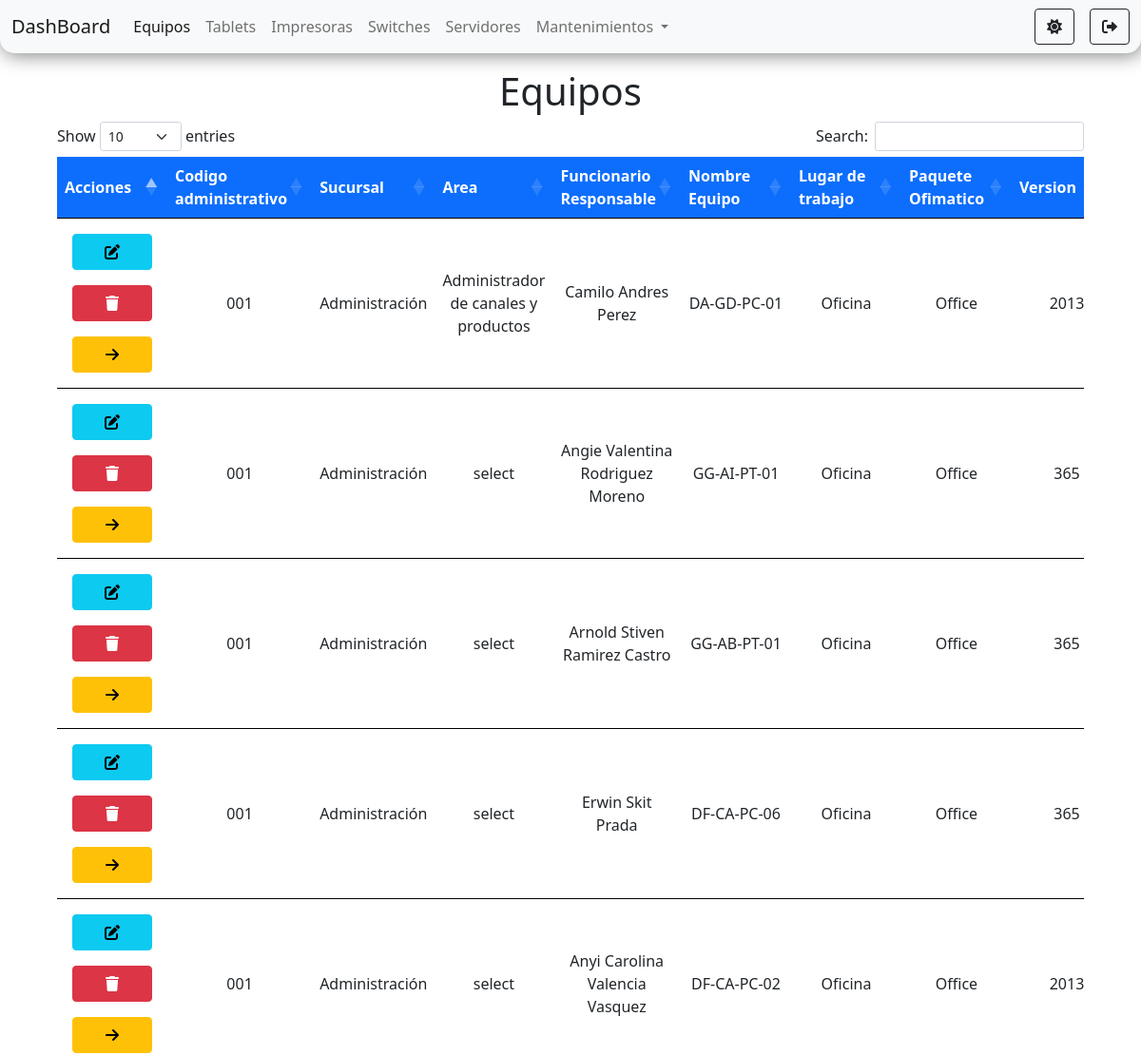
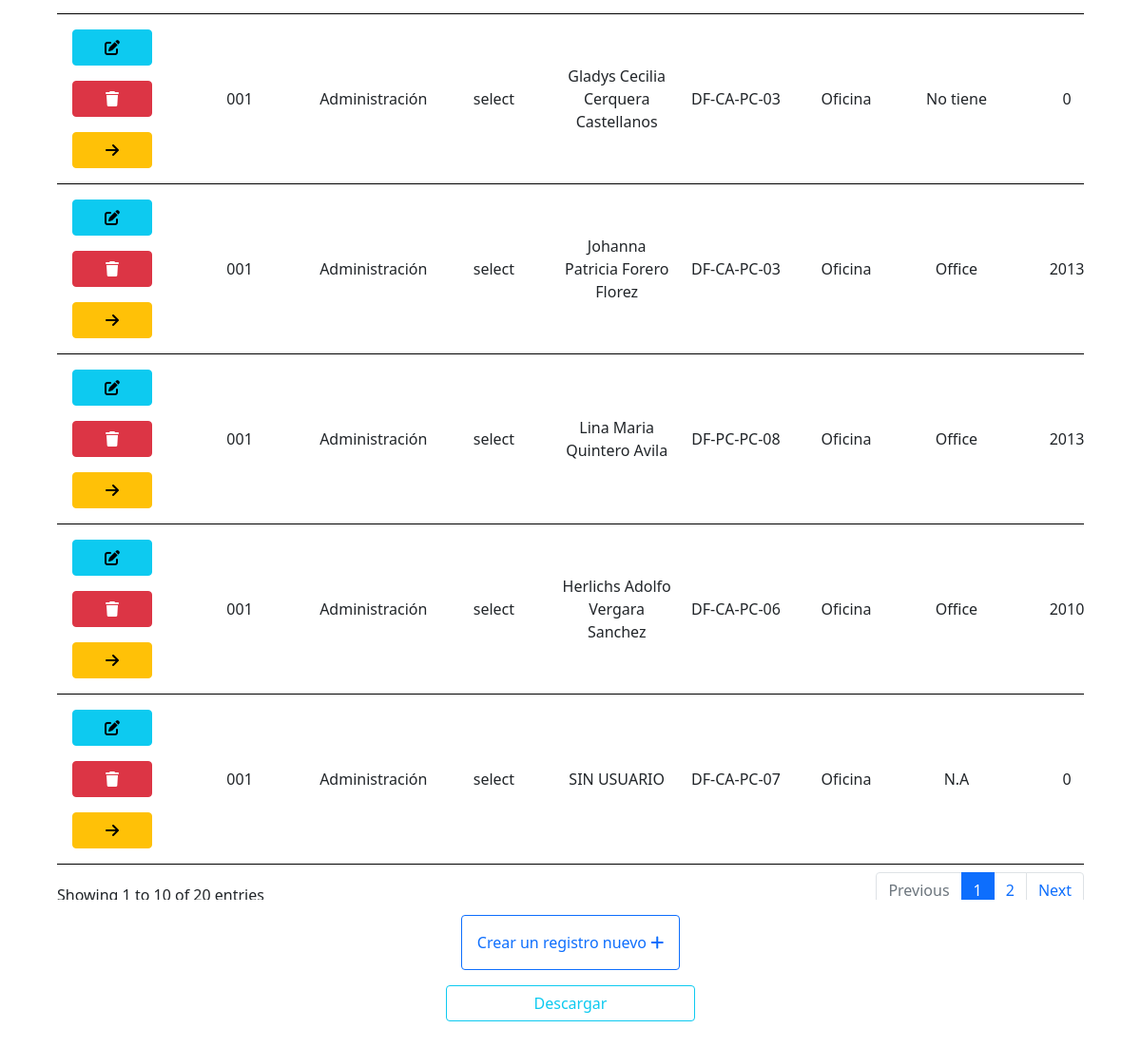
The page /pages/equipos/equipos1.php (signed in) on the database its author committed (2 pictures, top to bottom).
### tables this page shows
CREATE TABLE `equipos` (
  `id` int(11) NOT NULL,
  `codigo_administrativo` varchar(11) DEFAULT NULL,
  `sucursal` varchar(50) DEFAULT 'select',
  `area` varchar(50) DEFAULT 'select',
  `funcionario_responsable` varchar(50) DEFAULT NULL,
  `nombre_equipo` varchar(20) DEFAULT NULL,
  `lugar_de_trabajo` varchar(10) DEFAULT NULL,
  `paquete_ofimatico` varchar(10) DEFAULT NULL,
  `version_office` varchar(5) DEFAULT NULL,
  `novedades` varchar(100) DEFAULT NULL,
  `tipo_equipo` varchar(15) DEFAULT 'select',
  `marca` varchar(100) DEFAULT 'select',
  `modelo` varchar(100) DEFAULT NULL,
  `serial` varchar(100) DEFAULT NULL,
  `fecha_fabricacion` date DEFAULT NULL,
  `procesador` varchar(100) DEFAULT 'select',
  `generacion_procesador` varchar(100) DEFAULT NULL,
  `nucleos` int(11) DEFAULT NULL,
  `velocidad_mz` int(11) DEFAULT NULL,
  `ram_gb` int(11) DEFAULT NULL,
  `tipo_memoria` varchar(100) DEFAULT 'select',
  `adaptador_multimedia` varchar(100) DEFAULT NULL,
  `adaptador_video` varchar(100) DEFAULT NULL,
  `marca_disco_duro` varchar(100) DEFAULT 'select',
  `capacidad_disco` varchar(100) DEFAULT NULL,
  `tipo_disco` varchar(100) DEFAULT 'select',
  `red_ethernet` varchar(100) DEFAULT NULL,
  `ip` varchar(100) DEFAULT NULL,
  `mac_ethernet` varchar(100) DEFAULT NULL,
  `red_wifi` varchar(100) DEFAULT NULL,
  `mac` varchar(100) DEFAULT NULL,
  `marca_monitor` varchar(100) DEFAULT NULL,
  `tipo_monitor` varchar(100) DEFAULT NULL,
  `serial_monitor` varchar(100) DEFAULT NULL,
  `modelo_monitor` varchar(100) DEFAULT NULL,
  `pulgadas` varchar(60) DEFAULT NULL,
  `cables_poder` int(60) DEFAULT NULL,
  `vga` int(60) DEFAULT NULL,
  `pass_core` int(60) DEFAULT NULL,
  `bateria` varchar(100) DEFAULT NULL,
  `carga_electrica` varchar(100) DEFAULT NULL,
  `cargador` varchar(100) DEFAULT NULL,
  `voltaje` varchar(100) DEFAULT NULL,
  `salida_plug` varchar(100) DEFAULT NULL,
  `os` varchar(100) DEFAULT NULL,
  `bit` int(11) DEFAULT NULL,
  `licencia` varchar(100) DEFAULT NULL,
  `repotencializado` varchar(100) DEFAULT NULL
);

### pages/equipos/equipos1.php (the view, shortened to what this page needs)
<?php
    require_once("../../connection/connection.php");
    $sql = "SELECT * FROM equipos";
    $result = $connection->query($sql);
?>
<!doctype html>
<html lang="es">
<head>
    <link rel="stylesheet" href="https://cdnjs.cloudflare.com/ajax/libs/font-awesome/6.0.0-beta2/css/all.min.css"
 />
    <link href="https://cdn.jsdelivr.net/npm/bootstrap@5.1.2/dist/css/bootstrap.min.css" rel="stylesheet"
>
    <link rel="stylesheet" href="https://cdn.datatables.net/1.11.3/css/dataTables.bootstrap5.min.css">
    <link rel="stylesheet" href="../../styles/styles.css">
</head>
<body id="body">
    <nav class="navbar navbar-expand-lg navbar-light bg-light" id="navbar">
        <div class="container-fluid">
            <a class="navbar-brand" href="../../components/router.php?page=dashboard">DashBoard</a>
            <div class="collapse navbar-collapse" id="navbarSupportedContent">
                <ul class="navbar-nav me-auto mb-2 mb-lg-0">
                    <li class="nav-item">
                        <a class="nav-link active" aria-current="page"
                            href="../../components/router.php?page=equipos">Equipos</a>
                    </li>
                    <li class="nav-item">
                        <a class="nav-link" href="../../components/router.php?page=tablets">Tablets</a>
                    </li>
                    <li class="nav-item">
                        <a class="nav-link" href="../../components/router.php?page=impresoras">Impresoras</a>
                    </li>
                    <li class="nav-item">
                        <a class="nav-link" href="../../components/router.php?page=switches">Switches</a>
                    </li>
                    <li class="nav-item">
                        <a class="nav-link" href="../../components/router.php?page=servidores">Servidores</a>
                    </li>
                    <li class="nav-item dropdown">
                        <a class="nav-link dropdown-toggle" href="#" id="navbarScrollingDropdown" role="button"
                            data-bs-toggle="dropdown" aria-expanded="false">
                            Mantenimientos
                        </a>
                    </li>
                </ul>
                <div class="d-flex">
                    <button class="btn me-3 btn-outline-dark" id="btn-oscuro" onclick="onModoOscuro()"
                        title="Modo oscuro"><i class="fas fa-sun"></i></button>
                    <a href="../../components/router.php?page=logout" class="btn btn-outline-dark" id="btn-salir"
                        title="Salir"><i class="fas fa-sign-out-alt"></i></a>
                </div>
            </div>
        </div>
    </nav>
    <div class="container-fluid d-flex flex-column align-items-center mt-3">
        <h1>Equipos</h1>
        <div class="tabla">
            <table id="equipos" class="table  text-center mt-4">
                <thead>
                    <tr class="bg-primary text-white">
                        <th scope="col">Acciones</th>
                        <th scope="col">Codigo administrativo</th>
                        <th scope="col">Sucursal</th>
                        <th scope="col">Area</th>
                        <th scope="col">Funcionario Responsable</th>
                        <th scope="col">Nombre Equipo</th>
                        <th scope="col">Lugar de trabajo</th>
                        <th scope="col">Paquete Ofimatico</th>
                        <th scope="col">Version</th>
                    </tr>
                </thead>
                <tbody>
                    <?php
                        if($result ->num_rows>0){
                            while($row = $result ->fetch_assoc()){
                    ?>
                    <tr id="tr<?php echo $row['id']  ?>">
                        <td class="d-flex flex-column justify-content-beetwen">
                            <a href="./edid.php?id=<?php echo $row['id']?>" class="btn btn-info m-2" title="editar"><i
                                    class="fas fa-edit"></i></a>
                            <a onclick="confirmar('<?php echo $row['id']?>', 'equipos')" class="btn btn-danger m-2"
                                title="eliminar"><i class="fas fa-trash"></i></a>
                            <a onclick="select('<?php echo $row['id'] ?>')" class="btn btn-warning m-2"
                                title="seleccionar"><i class="fas fa-arrow-right"></i></a>
                        </td>
                        <td><?php echo $row['codigo_administrativo']  ?></td>
                        <td><?php echo $row['sucursal'] ?></td>
                        <td><?php echo $row['area'] ?></td>
                        <td><?php echo $row['funcionario_responsable']?></td>
                        <td><?php echo $row['nombre_equipo']?></td>
                        <td><?php echo $row['lugar_de_trabajo']?></td>
                        <td><?php echo $row['paquete_ofimatico']?></td>
                        <td><?php echo $row['version_office']?></td>
                    </tr>
                    <?php }} ?>
                </tbody>
            </table>
        </div>
        <div class="d-flex flex-column">
            <a href="./create.php" class="btn btn-outline-primary p-3 m-3">Crear un registro nuevo <i
                    class='fas fa-plus'></i></a>
            <a href="./exportarTablaEquipos.php" class="btn btn-outline-info">Descargar</a>
        </div>
    </div>
</body>
</html>

### styles/styles.css (style rules this page uses)
body { min-height: 100vh; }
#navbar { box-shadow: 2px 2px 20px rgb(0 0 0 / 50%); border-bottom-left-radius: 15px; border-bottom-right-radius: 15px; }
.tabla { height: 85vh; width: 90vw; overflow-x: scroll; }
td { min-width: 100px !important; }
tr { border-bottom: 3px solid black; vertical-align: middle; }

### rows shown on the page
equipos: codigo_administrativo "001", sucursal "Administración", area "Administrador de canales y productos", funcionario_responsable "Camilo Andres Perez", nombre_equipo "DA-GD-PC-01", lugar_de_trabajo "Oficina", paquete_ofimatico "Office", version_office "2013"
equipos: codigo_administrativo "001", sucursal "Administración", area "select", funcionario_responsable "Angie Valentina Rodriguez Moreno", nombre_equipo "GG-AI-PT-01", lugar_de_trabajo "Oficina", paquete_ofimatico "Office", version_office "365"
equipos: codigo_administrativo "001", sucursal "Administración", area "select", funcionario_responsable "Arnold Stiven Ramirez Castro", nombre_equipo "GG-AB-PT-01", lugar_de_trabajo "Oficina", paquete_ofimatico "Office", version_office "365"
equipos: codigo_administrativo "001", sucursal "Administración", area "select", funcionario_responsable "Erwin Skit Prada", nombre_equipo "DF-CA-PC-06", lugar_de_trabajo "Oficina", paquete_ofimatico "Office", version_office "365"
equipos: codigo_administrativo "001", sucursal "Administración", area "select", funcionario_responsable "Anyi Carolina Valencia Vasquez", nombre_equipo "DF-CA-PC-02", lugar_de_trabajo "Oficina", paquete_ofimatico "Office", version_office "2013"
equipos: codigo_administrativo "001", sucursal "Administración", area "select", funcionario_responsable "Gladys Cecilia Cerquera Castellanos", nombre_equipo "DF-CA-PC-03", lugar_de_trabajo "Oficina", paquete_ofimatico "No tiene", version_office "0"
equipos: codigo_administrativo "001", sucursal "Administración", area "select", funcionario_responsable "Johanna Patricia Forero Florez", nombre_equipo "DF-CA-PC-03", lugar_de_trabajo "Oficina", paquete_ofimatico "Office", version_office "2013"
equipos: codigo_administrativo "001", sucursal "Administración", area "select", funcionario_responsable "Lina Maria Quintero Avila", nombre_equipo "DF-PC-PC-08", lugar_de_trabajo "Oficina", paquete_ofimatico "Office", version_office "2013"
equipos: codigo_administrativo "001", sucursal "Administración", area "select", funcionario_responsable "Herlichs Adolfo Vergara Sanchez", nombre_equipo "DF-CA-PC-06", lugar_de_trabajo "Oficina", paquete_ofimatico "Office", version_office "2010"
equipos: codigo_administrativo "001", sucursal "Administración", area "select", funcionario_responsable "SIN USUARIO", nombre_equipo "DF-CA-PC-07", lugar_de_trabajo "Oficina", paquete_ofimatico "N.A", version_office "0"
